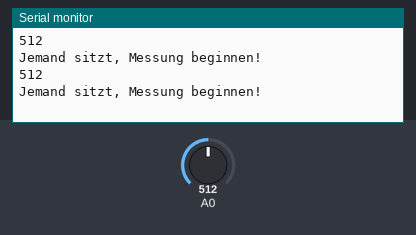
This sketch was run on a simulated Arduino Uno, built with avr-gcc and run on an emulated ATmega328P. Shown: the last lines printed to the serial monitor. Inputs (shaded band) come from the test bench; at power-on: A0 = 512.

Above: at 2.8 s.
2.9 s: A0 set to 716
At 5.1 s:
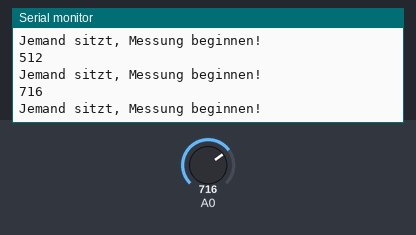
5.6 s: A0 set to 900
At 6.7 s:
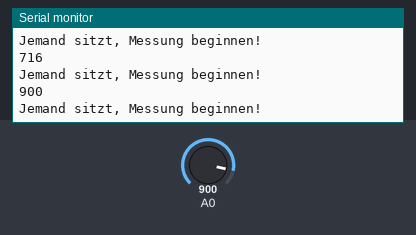
Timing chart, 0 to 8.6 s (numbered marks = the images above; inputs shaded):
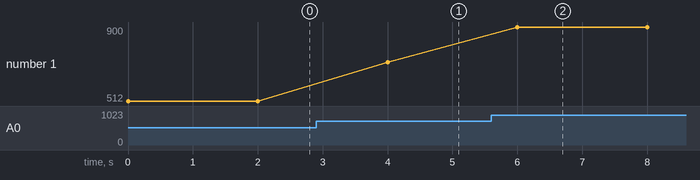

The sketch:

Drucksensor.ino
```cpp
int val;
void setup() {
  // put your setup code here, to run once:
pinMode(A0, INPUT);
Serial.begin(9600);
}

void loop() {
  // put your main code here, to run repeatedly:
val=analogRead(A0);
Serial.println(val);
//if val!=0 dann fangen Sensoren an zu messen
if (val!=0)
{
  Serial.println("Jemand sitzt, Messung beginnen!");
}
delay(2000);
}
```

Measured:
- after the input at 2.9 s, the serial monitor: prints a new line after 1.1 s (image 1)
- after the input at 5.6 s, the serial monitor: prints a new line after 0.40 s (image 2)
- plotted number 1: 512 → 716 after the input at 2.9 s, 716 → 900 after the input at 5.6 s
